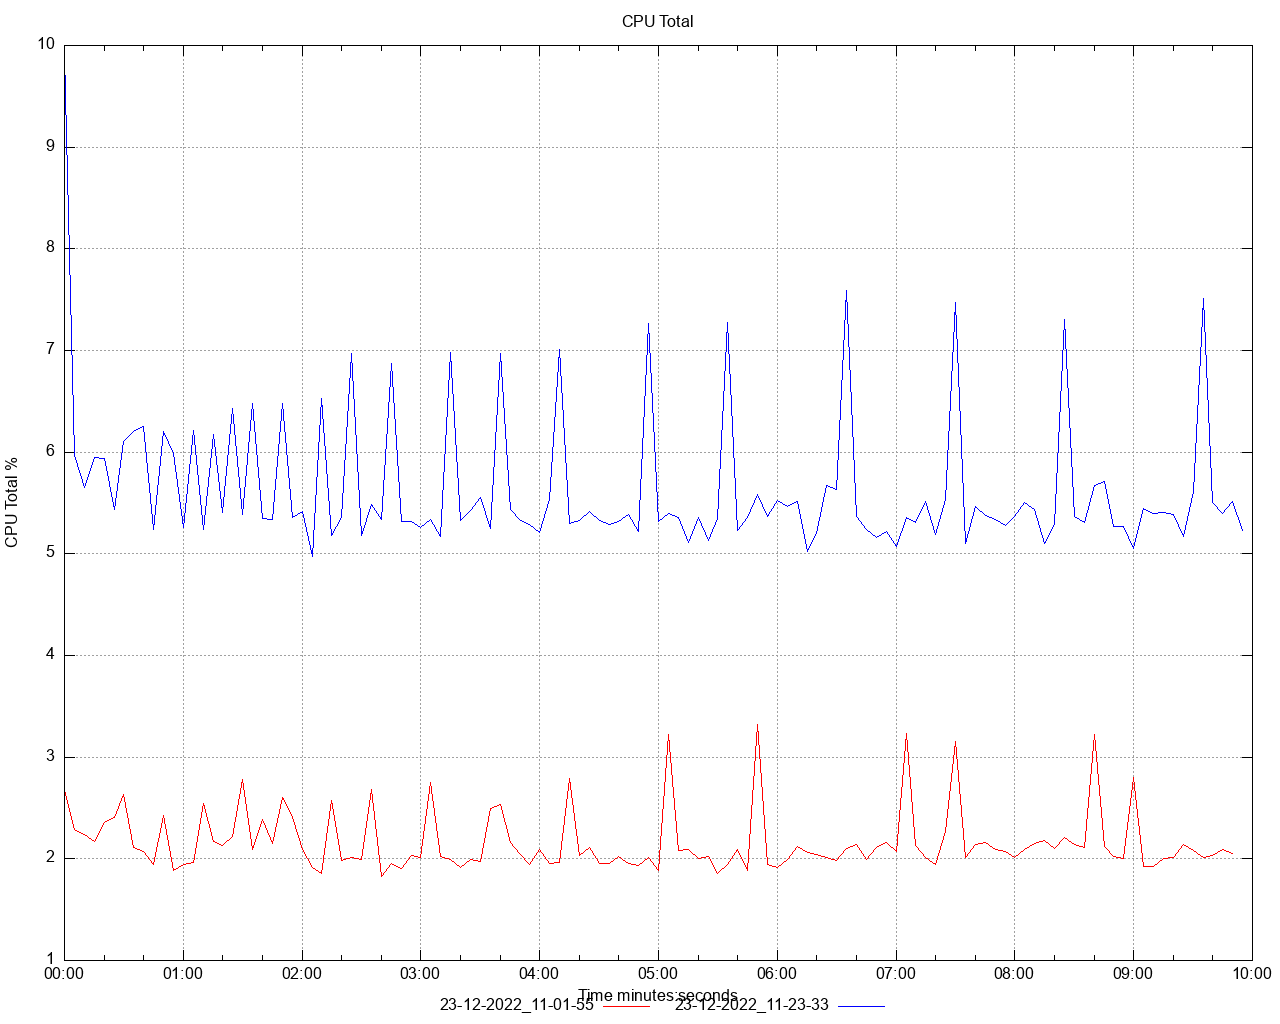

This chart was generated by the following gnuplot code:
set title 'CPU Total' noenhanced
set style data lines
set datafile separator ","
set terminal png size 1280,1024
set grid
set key below
set xdata time
set timefmt "%s"
offset = 0
t0(x)=(offset=($0==0) ? x : offset, x - offset)
set xlabel 'Time minutes:seconds'
set ylabel 'CPU Total %'
set output '/Users/ahmet.mircik/Workspace/python/hazelcast-simulator/offload-benchmarks/report/dstat/cpu_total_A3.png'
plot \
   '/Users/ahmet.mircik/Workspace/python/hazelcast-simulator/offload-benchmarks/report/data/cpu_total_A3_1.data' using (t0(timecolumn(1))):2 title "23-12-2022_11-01-55" noenhanced lt rgb "red", \
   '/Users/ahmet.mircik/Workspace/python/hazelcast-simulator/offload-benchmarks/report/data/cpu_total_A3_2.data' using (t0(timecolumn(1))):2 title "23-12-2022_11-23-33" noenhanced lt rgb "blue", \
